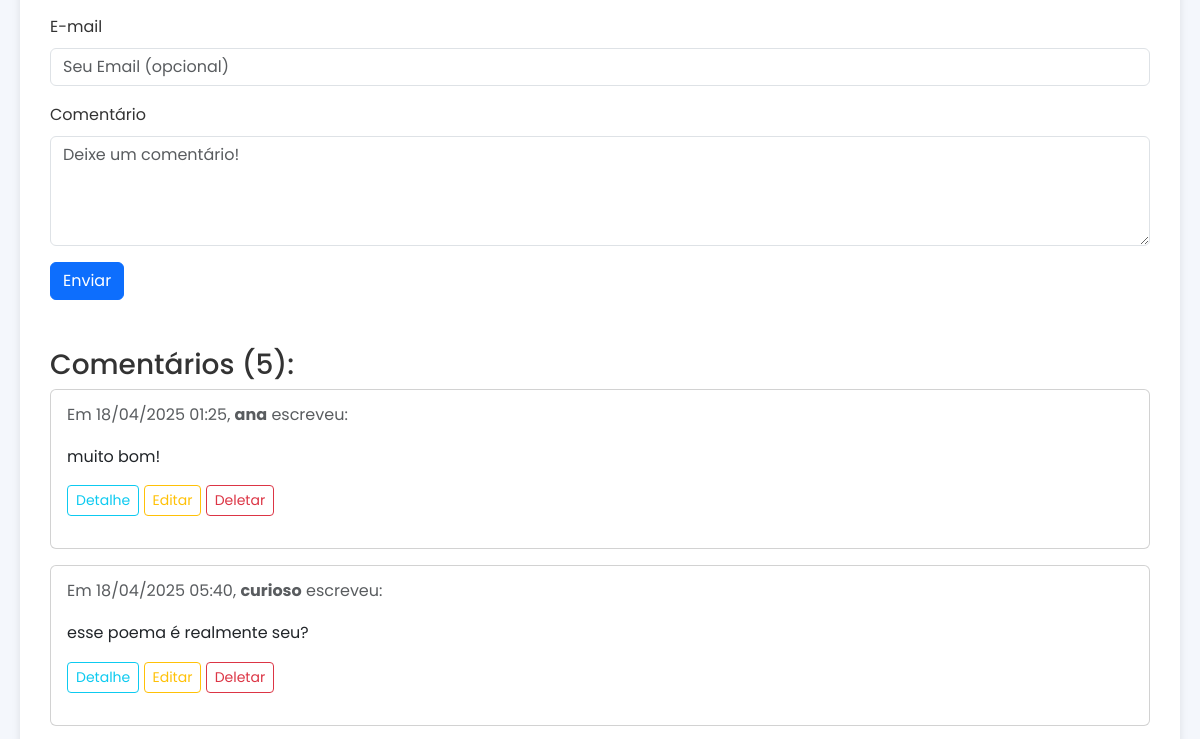
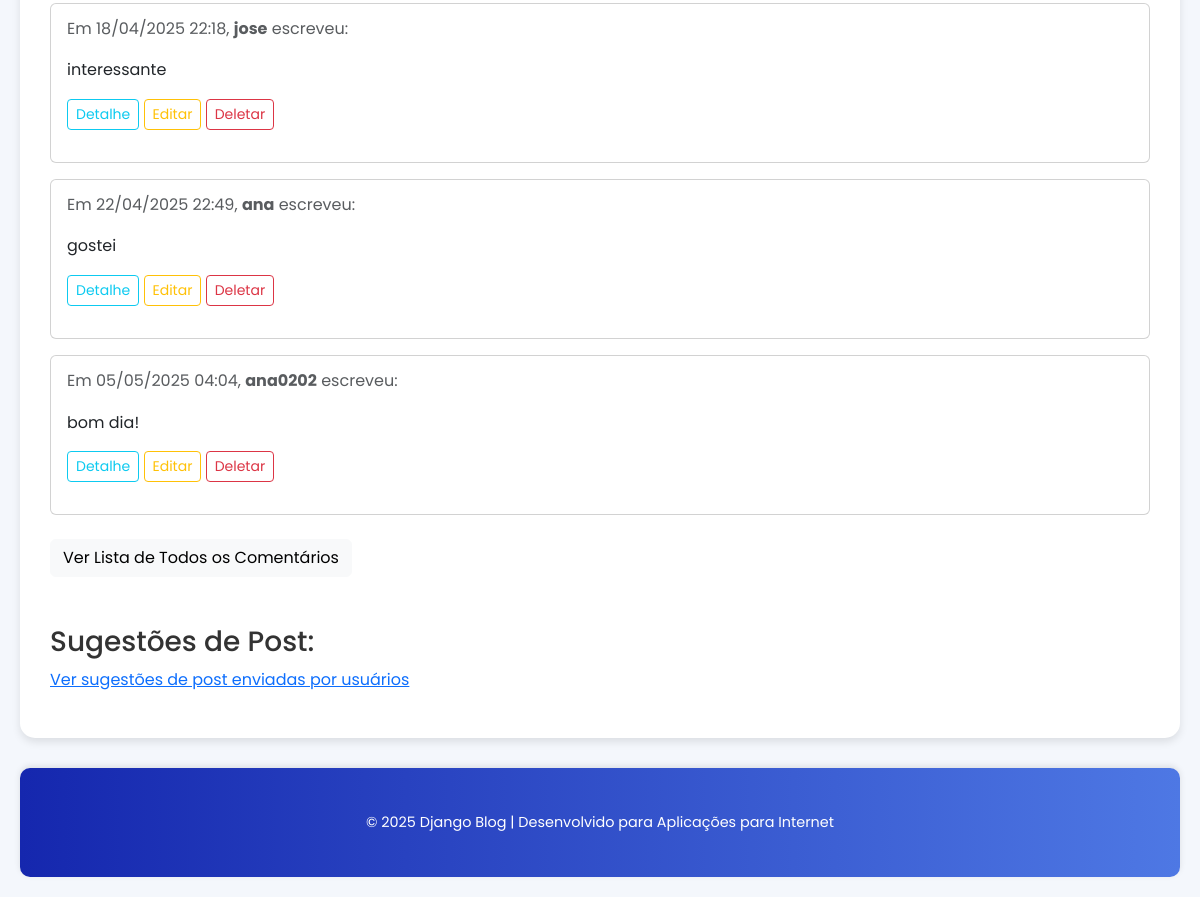
The page /post/3/ (lower part) on the database as committed earlier (2 pictures, top to bottom).
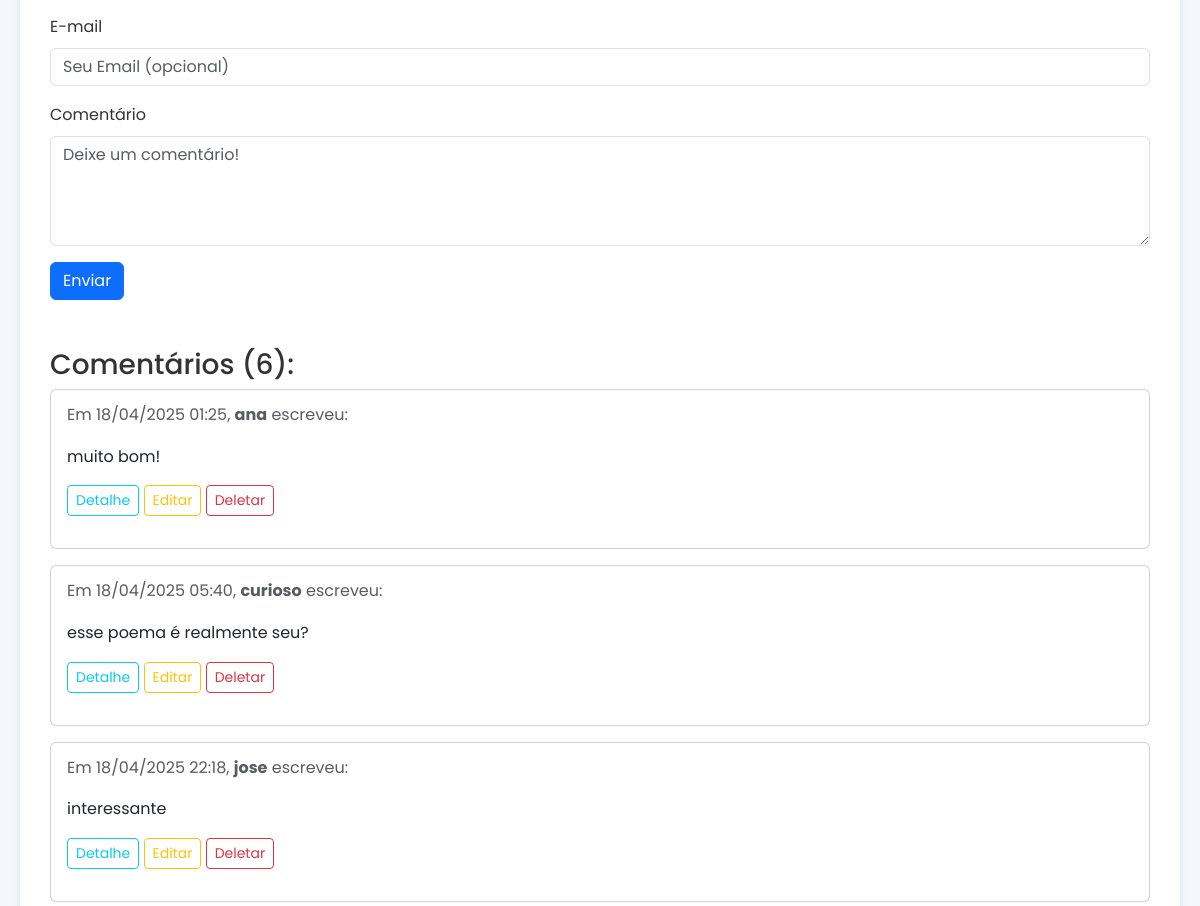
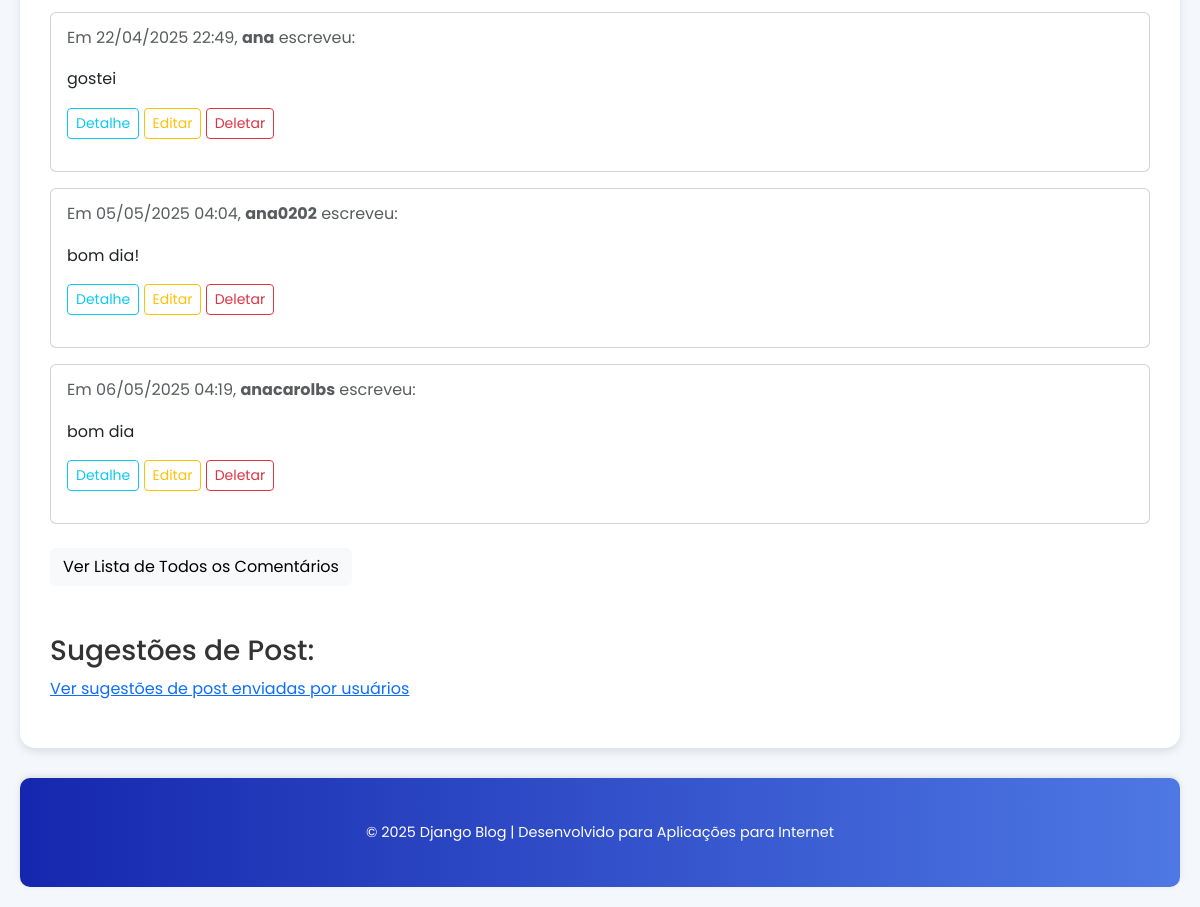
The same page on the database as committed later (2 pictures, top to bottom).
### blog/models.py (models this page shows, shortened)
class Comment(models.Model):
    author = models.CharField(max_length=60, verbose_name="Autor")
    body = models.TextField(verbose_name="Comentário")
    created_on = models.DateTimeField(auto_now_add=True, verbose_name="Data de criação")
    post = models.ForeignKey("Post", on_delete=models.CASCADE, related_name="comments", verbose_name="Post") #relacionamento entre post e comentarios: many-to-one relationship (muitos comentarios podem estar em UM post, mas nao pode ter o mesmo comentario em varios posts)
    is_approved = models.BooleanField(default=False, verbose_name="Aprovado")
    class Meta:
        ordering = ["created_on"]
        verbose_name = "Comentário"
        verbose_name_plural = "Comments"

### blog/views.py (the view, shortened to what this page needs)
# urls.py: path("post/<int:pk>/", views.blog_detail, name="blog_detail"),
def blog_detail(request, pk):
    post = get_object_or_404(Post, pk=pk)
    form = CommentForm()
    comments = Comment.objects.filter(post=post).order_by('created_on')
    reactions = Reaction.objects.filter(post=post)
    ratings = PostRating.objects.filter(post=post)
    context = {
        "post": post,
        "comments": comments, # Agora deve conter todos os comentários do post
        "form": form,         # Instância do CommentForm original para o template
        "reactions": reactions,
        "ratings": ratings,
    }
    return render(request, "blog/detail.html", context)

### blog/forms.py
class CommentForm(forms.Form):
    author = forms.CharField(
        max_length=60,
        label="Autor",
        widget=forms.TextInput(
            attrs={"class": "form-control", "placeholder": "Seu Nome"}
        ),
    )
    email = forms.EmailField(
        required=False,
        label="E-mail",
        widget=forms.EmailInput(
            attrs={"class": "form-control", "placeholder": "Seu Email (opcional)"}
        ),
    )
    body = forms.CharField(
        label="Comentário",
        widget=forms.Textarea(
            attrs={"class": "form-control", "placeholder": "Deixe um comentário!", "rows": 4}
        ),
        min_length=5,  # Validação para evitar comentários muito curtos
    )

### blog/templates/blog/detail.html (shortened to what this page needs)
{% extends "base.html" %}
{% load crispy_forms_tags %}
{% block page_content %}
    <form method="post">
        {% if form.email.field.required == False %} <div class="mb-3">
            <label for="{{ form.email.id_for_label }}" class="form-label">{{ form.email.label }}</label>
            {{ form.email }}
        </div>
        {% endif %}
        <div class="mb-3">
            <label for="{{ form.body.id_for_label }}" class="form-label">{{ form.body.label }}</label>
            {{ form.body }}
        </div>
        <button type="submit" class="btn btn-primary">Enviar</button>
    </form>
    <h3 class="mt-5">Comentários ({{ comments.count }}):</h3>
    {% for comment in comments %}
        <div class="card mb-3" id="comment-{{ comment.pk }}">
            <div class="card-body">
                <p class="card-subtitle mb-2 text-muted">
                    Em {{ comment.created_on|date:"d/m/Y H:i" }}, <b>{{ comment.author }}</b> escreveu:
                </p>
                <p class="card-text">{{ comment.body | linebreaks }}</p>
                <p>
                    <a href="{% url 'comment_detail_cbv' pk=comment.pk %}" class="btn btn-sm btn-outline-info">Detalhe</a>
                    <a href="{% url 'comment_update_cbv' pk=comment.pk %}" class="btn btn-sm btn-outline-warning">Editar</a>
                    <a href="{% url 'comment_delete_cbv' pk=comment.pk %}" class="btn btn-sm btn-outline-danger">Deletar</a>
                    </p>
            </div>
        </div>
    {% empty %}
        <p>Ainda não há comentários para este post.</p>
    {% endfor %}
    <div class="mt-4">
        <a href="{% url 'comment_list_all_cbv' %}" class="btn btn-light">Ver Lista de Todos os Comentários</a>
    </div>
    <h3 class="mt-5">Sugestões de Post:</h3>
    <p><a href="{% url 'blog_suggestions' %}">Ver sugestões de post enviadas por usuários</a></p>
{% endblock page_content %}

Rows that differ between the two databases and show on the page:
added Comment: created_on "06/05/2025 04:19", author "anacarolbs", body "bom dia"
Other text that changed with them:
{{ comments.count }}: "5" → "6"
